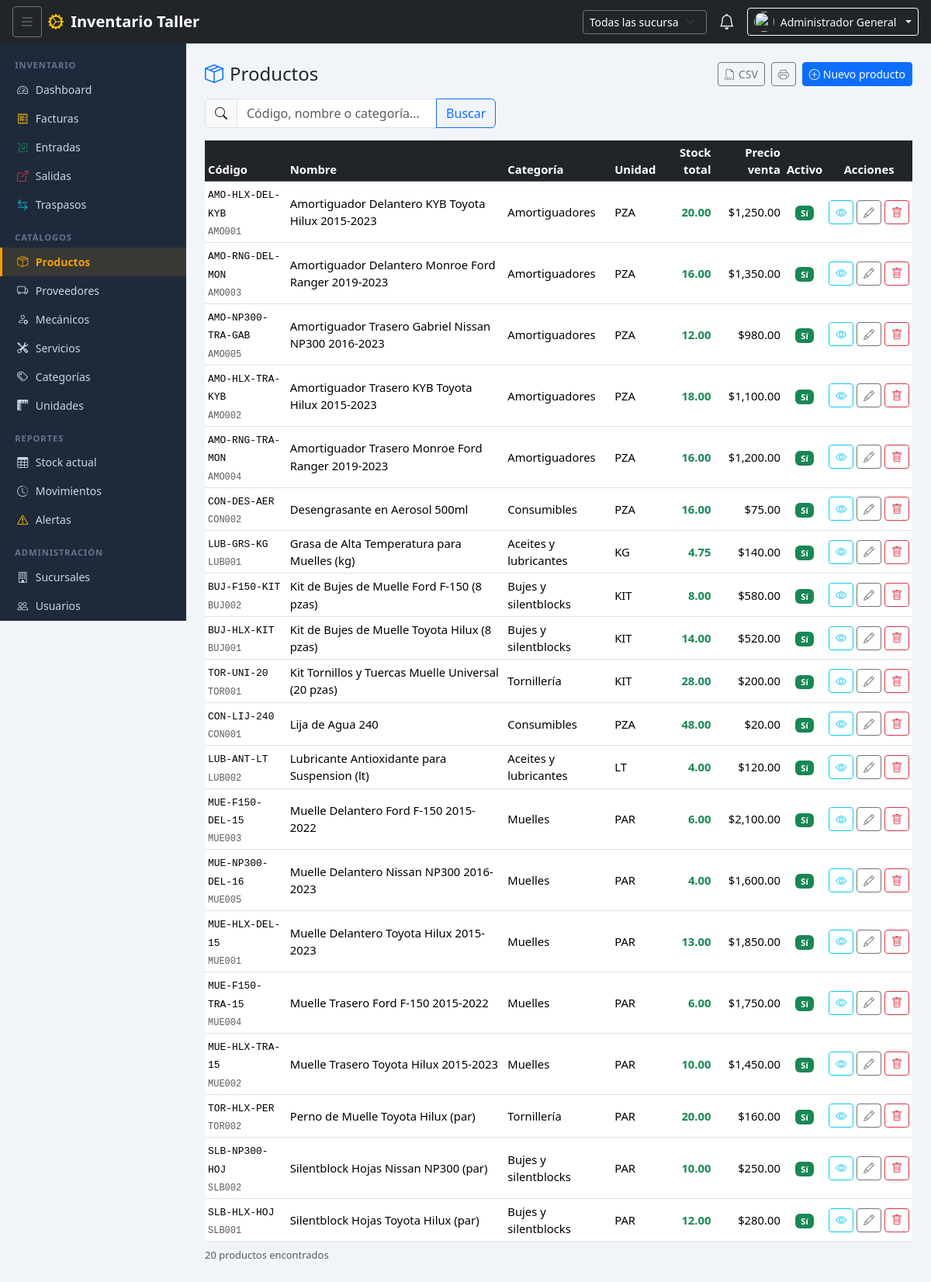
Screenshot of /?modulo=productos (signed in) with the database file from the repository.
### tables this page shows
CREATE TABLE `productos` (
  `id` int(10) unsigned NOT NULL AUTO_INCREMENT,
  `codigo` varchar(60) NOT NULL,
  `codigo_alterno` varchar(60) DEFAULT NULL,
  `nombre` varchar(200) NOT NULL,
  `descripcion` text DEFAULT NULL,
  `categoria_id` smallint(5) unsigned DEFAULT NULL,
  `unidad_id` tinyint(3) unsigned NOT NULL DEFAULT 1,
  `proveedor_id` int(10) unsigned DEFAULT NULL,
  `precio_costo` decimal(12,2) NOT NULL DEFAULT 0.00,
  `precio_venta` decimal(12,2) NOT NULL DEFAULT 0.00,
  `stock_minimo` decimal(10,3) NOT NULL DEFAULT 1.000,
  `activo` tinyint(1) NOT NULL DEFAULT 1,
  `created_at` datetime NOT NULL DEFAULT current_timestamp(),
  `updated_at` datetime NOT NULL DEFAULT current_timestamp() ON UPDATE current_timestamp(),
  PRIMARY KEY (`id`),
  UNIQUE KEY `uq_prod_codigo` (`codigo`),
  KEY `idx_prod_codigo_alt` (`codigo_alterno`),
  KEY `idx_prod_categoria` (`categoria_id`),
  KEY `idx_prod_nombre` (`nombre`),
  KEY `fk_prod_uni` (`unidad_id`),
  KEY `fk_prod_prov` (`proveedor_id`),
  CONSTRAINT `fk_prod_cat` FOREIGN KEY (`categoria_id`) REFERENCES `categorias` (`id`) ON DELETE SET NULL ON UPDATE CASCADE,
  CONSTRAINT `fk_prod_prov` FOREIGN KEY (`proveedor_id`) REFERENCES `proveedores` (`id`) ON DELETE SET NULL ON UPDATE CASCADE,
  CONSTRAINT `fk_prod_uni` FOREIGN KEY (`unidad_id`) REFERENCES `unidades` (`id`) ON UPDATE CASCADE
);

CREATE TABLE `categorias` (
  `id` smallint(5) unsigned NOT NULL AUTO_INCREMENT,
  `nombre` varchar(80) NOT NULL,
  `descripcion` varchar(255) DEFAULT NULL,
  `activa` tinyint(1) NOT NULL DEFAULT 1,
  PRIMARY KEY (`id`),
  UNIQUE KEY `uq_cat_nombre` (`nombre`)
);

CREATE TABLE `unidades` (
  `id` tinyint(3) unsigned NOT NULL AUTO_INCREMENT,
  `clave` varchar(10) NOT NULL,
  `nombre` varchar(40) NOT NULL,
  PRIMARY KEY (`id`),
  UNIQUE KEY `uq_uni_clave` (`clave`)
);

### core/Controller.php (called while the page is built, shortened)
<?php
class Controller
{
    protected function render(string $vista, array $datos = []): void
    {
        require_once BASE_PATH . '/shared/views/layout.php';
    }
    protected function getInt(string $key, int $default = 0): int
    {
        return (int) ($_GET[$key] ?? $default);
    }
    protected function getStr(string $key, string $default = ''): string
    {
        return trim(strip_tags($_GET[$key] ?? $default));
    }
}

### modules/productos/ProductoController.php (called while the page is built, shortened)
<?php
require_once BASE_PATH . '/core/Controller.php';
require_once BASE_PATH . '/modules/productos/ProductoModel.php';
class ProductoController extends Controller
{
    private ProductoModel $model;
    public function __construct()
    {
        $this->model = new ProductoModel();
    }
    public function index(): void
    {
        $sucursal_id = Auth::sucursalFiltro();
        $buscar      = $this->getStr('buscar');
        $pagina      = max(1, $this->getInt('pagina', 1));
        $paginacion = $this->model->listar($sucursal_id, $buscar, $pagina);
        $this->render('productos/lista', compact(
            'titulo', 'paginacion', 'buscar', 'sucursal_id'
        ));
    }
}

### core/Router.php (called while the page is built, shortened)
<?php
class Router
{
    public static function dispatch(): void
    {
        $accion = filter_input(INPUT_GET, 'accion', FILTER_SANITIZE_SPECIAL_CHARS) ?? 'index';
        $controller = new $clase();
        $metodo = self::sanitizarMetodo($accion);
        $controller->$metodo();
    }
    private static function sanitizarMetodo(string $accion): string
    {
        $partes = explode('_', preg_replace('/[^a-z0-9_]/', '', strtolower($accion)));
        $metodo = array_shift($partes);
        return $metodo;
    }
}

### index.php (called while the page is built, shortened)
<?php
require_once BASE_PATH . '/core/Session.php';
require_once BASE_PATH . '/core/Auth.php';
require_once BASE_PATH . '/core/Model.php';
require_once BASE_PATH . '/core/Controller.php';
require_once BASE_PATH . '/core/Router.php';
Router::dispatch();

### core/Session.php (called while the page is built, shortened)
<?php
class Session
{
    public static function get(string $key, mixed $default = null): mixed
    {
        return $_SESSION[$key] ?? $default;
    }
}

### core/Auth.php (called while the page is built, shortened)
<?php
class Auth
{
    public static function tienePermiso(string $permiso): bool
    {
        $rol = Session::get('usuario_rol');
        $permisos = PERMISOS[$rol] ?? [];
        return in_array('*', $permisos) || in_array($permiso, $permisos);
    }
    public static function esAdmin(): bool
    {
        return Session::get('usuario_rol') === ROL_ADMIN;
    }
    public static function sucursalFiltro(): ?int
    {
        if (self::esAdmin()) {
            $sid = filter_input(INPUT_GET, 'sucursal_id', FILTER_VALIDATE_INT);
            return $sid ?: null;
        }
        return (int) Session::get('usuario_sucursal_id');
    }
}

### config/database.example.php (called while the page is built, shortened)
<?php
class Database
{
    private static ?PDO $instance = null;
    public static function getInstance(): PDO
    {
        if (self::$instance === null) {
            $dsn = sprintf(
                'mysql:host=%s;dbname=%s;charset=%s',
                DB_HOST, DB_NAME, DB_CHARSET
            );
            self::$instance = new PDO($dsn, DB_USER, DB_PASS, [
                PDO::ATTR_ERRMODE            => PDO::ERRMODE_EXCEPTION,
                PDO::ATTR_DEFAULT_FETCH_MODE => PDO::FETCH_ASSOC,
                PDO::ATTR_EMULATE_PREPARES   => false,
            ]);
        }
        return self::$instance;
    }
}

### modules/productos/ProductoModel.php (called while the page is built, shortened)
<?php
require_once BASE_PATH . '/core/Model.php';
class ProductoModel extends Model
{
    public function listar(?int $sucursal_id, string $buscar, int $pagina): array
    {
        $params = [];
        $where  = ['p.activo = 1'];
        if ($sucursal_id !== null) {
            $stockExpr       = 'COALESCE(ss.cantidad, 0)';
            $stockJoin       = "LEFT JOIN stock_sucursal ss ON ss.producto_id = p.id AND ss.sucursal_id = :suc_id";
            $params[':suc_id'] = $sucursal_id;
        } else {
            $stockExpr = 'COALESCE(stot.total_stock, 0)';
            $stockJoin = 'LEFT JOIN (SELECT producto_id, SUM(cantidad) AS total_stock FROM stock_sucursal GROUP BY producto_id) stot ON stot.producto_id = p.id';
        }
        $whereSQL = implode(' AND ', $where);
        $sql = "SELECT
                    p.id,
                    p.codigo,
                    p.codigo_alterno,
                    p.nombre,
                    p.precio_venta,
                    p.stock_minimo,
                    p.activo,
                    c.nombre   AS categoria,
                    u.clave    AS unidad_clave,
                    u.nombre   AS unidad_nombre,
                    {$stockExpr} AS stock_actual
                FROM productos p
                LEFT JOIN categorias c ON c.id = p.categoria_id
                LEFT JOIN unidades   u ON u.id = p.unidad_id
                {$stockJoin}
                WHERE {$whereSQL}
                ORDER BY p.nombre ASC";
        return $this->paginar($sql, $params, $pagina, 20);
    }
}

### core/Model.php (called while the page is built, shortened)
<?php
class Model
{
    protected PDO $db;
    public function __construct()
    {
        $this->db = Database::getInstance();
    }
    protected function query(string $sql, array $params = []): PDOStatement
    {
        $stmt = $this->db->prepare($sql);
        $stmt->execute($params);
        return $stmt;
    }
    protected function fetchAll(string $sql, array $params = []): array
    {
        return $this->query($sql, $params)->fetchAll();
    }
    protected function fetchColumn(string $sql, array $params = []): mixed
    {
        return $this->query($sql, $params)->fetchColumn();
    }
    public function paginar(string $sql, array $params, int $pagina, int $porPagina = 20): array
    {
        $total = (int) $this->fetchColumn(
            "SELECT COUNT(*) FROM ({$sql}) AS _t",
            $params
        );
        $offset = ($pagina - 1) * $porPagina;
        $filas  = $this->fetchAll(
            "{$sql} LIMIT {$porPagina} OFFSET {$offset}",
            $params
        );
        return [
            'filas'       => $filas,
            'total'       => $total,
            'pagina'      => $pagina,
            'por_pagina'  => $porPagina,
            'total_paginas' => max(1, (int) ceil($total / $porPagina)),
        ];
    }
}

### modules/productos/views/lista.php (the view, shortened to what this page needs)
<?php
$filas        = $paginacion['filas'];
$totalRegistros = $paginacion['total'];
?>
<div class="d-flex align-items-center justify-content-between mb-3 flex-wrap gap-2">
    <h4 class="mb-0"><i class="bi bi-box-seam me-2 text-primary"></i>Productos</h4>
    <div class="d-flex gap-2 flex-wrap">
        <a href="<?= $appUrl ?>/?modulo=productos&accion=exportar_csv<?= $sucursal_id ? '&sucursal_id=' . (int) $sucursal_id : '' ?>"
           class="btn btn-sm btn-outline-secondary" title="Exportar CSV">
            <i class="bi bi-filetype-csv me-1"></i>CSV
        </a>
        <button type="button" class="btn btn-sm btn-outline-secondary" onclick="window.print()" title="Imprimir">
            <i class="bi bi-printer"></i>
        </button>
        <?php if (Auth::tienePermiso('productos.editar')): ?>
        <a href="<?= $appUrl ?>/?modulo=productos&accion=nuevo" class="btn btn-primary btn-sm">
            <i class="bi bi-plus-circle me-1"></i>Nuevo producto
        </a>
        <?php endif; ?>
    </div>
</div>
<form method="GET" action="<?= $appUrl ?>/" class="row g-2 mb-3" id="formBuscar">
    <div class="col-12 col-md-7 col-lg-5">
        <div class="input-group">
            <span class="input-group-text"><i class="bi bi-search"></i></span>
            <input type="text" name="buscar" id="campoBuscar"
                   class="form-control"
                   placeholder="Código, nombre o categoría…"
                   value="<?= htmlspecialchars($buscar) ?>"
                   autocomplete="off">
            <button type="submit" class="btn btn-outline-primary">Buscar</button>
        </div>
    </div>
</form>
<div class="table-responsive">
    <table class="table table-hover table-sm align-middle mb-2">
        <thead class="table-dark">
            <tr>
                <th>Código</th>
                <th>Nombre</th>
                <th>Categoría</th>
                <th>Unidad</th>
                <th class="text-end">Stock<?= $sucursal_id ? '' : ' total' ?></th>
                <th class="text-end">Precio venta</th>
                <th class="text-center">Activo</th>
                <th class="text-center">Acciones</th>
            </tr>
        </thead>
        <tbody>
        <?php if (empty($filas)): ?>
            <tr>
                <td colspan="8" class="text-center text-muted py-4">
                    <i class="bi bi-inbox fs-3 d-block mb-1"></i>
                    <?= $buscar !== '' ? 'Sin resultados para "' . htmlspecialchars($buscar) . '"' : 'No hay productos registrados.' ?>
                </td>
            </tr>
        <?php else: ?>
            <?php foreach ($filas as $p): ?>
            <?php
                $stockBajo = (float) $p['stock_actual'] < (float) $p['stock_minimo'];
            ?>
            <tr>
                <td>
                    <span class="font-monospace small"><?= htmlspecialchars($p['codigo']) ?></span>
                    <?php if (!empty($p['codigo_alterno'])): ?>
                    <br><span class="text-muted font-monospace" style="font-size:.75rem"><?= htmlspecialchars($p['codigo_alterno']) ?></span>
                    <?php endif; ?>
                </td>
                <td><?= htmlspecialchars($p['nombre']) ?></td>
                <td><?= htmlspecialchars($p['categoria'] ?? '—') ?></td>
                <td><?= htmlspecialchars($p['unidad_clave'] ?? '—') ?></td>
                <td class="text-end">
                    <span class="fw-semibold <?= $stockBajo ? 'text-danger' : 'text-success' ?>">
                        <?= number_format((float) $p['stock_actual'], 2) ?>
                    </span>
                </td>
                <td class="text-end">$<?= number_format((float) $p['precio_venta'], 2) ?></td>
                <td class="text-center">
                    <?php if ($p['activo']): ?>
                        <span class="badge bg-success">Sí</span>
                    <?php else: ?>
                        <span class="badge bg-secondary">No</span>
                    <?php endif; ?>
                </td>
                <td class="text-center text-nowrap">
                    <a href="<?= $appUrl ?>/?modulo=productos&accion=detalle&id=<?= $p['id'] ?>"
                       class="btn btn-sm btn-outline-info" title="Ver detalle">
                        <i class="bi bi-eye"></i>
                    </a>
                    <?php if (Auth::tienePermiso('productos.editar')): ?>
                    <a href="<?= $appUrl ?>/?modulo=productos&accion=editar&id=<?= $p['id'] ?>"
                       class="btn btn-sm btn-outline-secondary" title="Editar">
                        <i class="bi bi-pencil"></i>
                    </a>
                    <?php endif; ?>
                    <?php if (Auth::esAdmin()): ?>
                    <form method="POST" action="<?= $appUrl ?>/?modulo=productos&accion=eliminar"
                          class="d-inline formEliminar">
                        <button type="submit" class="btn btn-sm btn-outline-danger"
                                title="Eliminar"
                                data-nombre="<?= htmlspecialchars($p['nombre']) ?>">
                            <i class="bi bi-trash"></i>
                        </button>
                    </form>
                    <?php endif; ?>
                </td>
            </tr>
            <?php endforeach; ?>
        <?php endif; ?>
        </tbody>
    </table>
</div>
<div class="d-flex align-items-center justify-content-between flex-wrap gap-2">
    <small class="text-muted">
        <?= number_format($totalRegistros) ?> producto<?= $totalRegistros !== 1 ? 's' : '' ?> encontrado<?= $totalRegistros !== 1 ? 's' : '' ?>
    </small>
</div>

### assets/css/app.css (style rules this page uses)
:root { --sidebar-width: 240px; --navbar-height: 56px; --color-primary: #f59e0b; --color-sidebar-bg: #1e2a3a; --color-sidebar-text: #cbd5e1; --color-sidebar-active: #f59e0b; }
body { background: #f1f5f9; font-size: .925rem; }

### rows the page displays
productos: codigo "AMO-HLX-DEL-KYB", codigo_alterno "AMO001", nombre "Amortiguador Delantero KYB Toyota Hilux 2015-2023", categoria.nombre "Amortiguadores", unidad.clave "PZA", stock_actual "20.00", precio_venta "1,250.00", activo "Sí"
productos: codigo "AMO-RNG-DEL-MON", codigo_alterno "AMO003", nombre "Amortiguador Delantero Monroe Ford Ranger 2019-2023", categoria.nombre "Amortiguadores", unidad.clave "PZA", stock_actual "16.00", precio_venta "1,350.00", activo "Sí"
productos: codigo "AMO-NP300-TRA-GAB", codigo_alterno "AMO005", nombre "Amortiguador Trasero Gabriel Nissan NP300 2016-2023", categoria.nombre "Amortiguadores", unidad.clave "PZA", stock_actual "12.00", precio_venta "980.00", activo "Sí"
productos: codigo "AMO-HLX-TRA-KYB", codigo_alterno "AMO002", nombre "Amortiguador Trasero KYB Toyota Hilux 2015-2023", categoria.nombre "Amortiguadores", unidad.clave "PZA", stock_actual "18.00", precio_venta "1,100.00", activo "Sí"
productos: codigo "AMO-RNG-TRA-MON", codigo_alterno "AMO004", nombre "Amortiguador Trasero Monroe Ford Ranger 2019-2023", categoria.nombre "Amortiguadores", unidad.clave "PZA", stock_actual "16.00", precio_venta "1,200.00", activo "Sí"
productos: codigo "CON-DES-AER", codigo_alterno "CON002", nombre "Desengrasante en Aerosol 500ml", categoria.nombre "Consumibles", unidad.clave "PZA", stock_actual "16.00", precio_venta "75.00", activo "Sí", id "20"
productos: codigo "LUB-GRS-KG", codigo_alterno "LUB001", nombre "Grasa de Alta Temperatura para Muelles (kg)", categoria.nombre "Aceites y lubricantes", unidad.clave "KG", stock_actual "4.75", precio_venta "140.00", activo "Sí"
productos: codigo "BUJ-F150-KIT", codigo_alterno "BUJ002", nombre "Kit de Bujes de Muelle Ford F-150 (8 pzas)", categoria.nombre "Bujes y silentblocks", unidad.clave "KIT", stock_actual "8.00", precio_venta "580.00", activo "Sí"
productos: codigo "BUJ-HLX-KIT", codigo_alterno "BUJ001", nombre "Kit de Bujes de Muelle Toyota Hilux (8 pzas)", categoria.nombre "Bujes y silentblocks", unidad.clave "KIT", stock_actual "14.00", precio_venta "520.00", activo "Sí"
productos: codigo "TOR-UNI-20", codigo_alterno "TOR001", nombre "Kit Tornillos y Tuercas Muelle Universal (20 pzas)", categoria.nombre "Tornillería", unidad.clave "KIT", stock_actual "28.00", precio_venta "200.00", activo "Sí"
productos: codigo "CON-LIJ-240", codigo_alterno "CON001", nombre "Lija de Agua 240", categoria.nombre "Consumibles", unidad.clave "PZA", stock_actual "48.00", precio_venta "20.00", activo "Sí"
productos: codigo "LUB-ANT-LT", codigo_alterno "LUB002", nombre "Lubricante Antioxidante para Suspension (lt)", categoria.nombre "Aceites y lubricantes", unidad.clave "LT", stock_actual "4.00", precio_venta "120.00", activo "Sí"
productos: codigo "MUE-F150-DEL-15", codigo_alterno "MUE003", nombre "Muelle Delantero Ford F-150 2015-2022", categoria.nombre "Muelles", unidad.clave "PAR", stock_actual "6.00", precio_venta "2,100.00", activo "Sí"
productos: codigo "MUE-NP300-DEL-16", codigo_alterno "MUE005", nombre "Muelle Delantero Nissan NP300 2016-2023", categoria.nombre "Muelles", unidad.clave "PAR", stock_actual "4.00", precio_venta "1,600.00", activo "Sí"
productos: codigo "MUE-HLX-DEL-15", codigo_alterno "MUE001", nombre "Muelle Delantero Toyota Hilux 2015-2023", categoria.nombre "Muelles", unidad.clave "PAR", stock_actual "13.00", precio_venta "1,850.00", activo "Sí"
productos: codigo "MUE-F150-TRA-15", codigo_alterno "MUE004", nombre "Muelle Trasero Ford F-150 2015-2022", categoria.nombre "Muelles", unidad.clave "PAR", stock_actual "6.00", precio_venta "1,750.00", activo "Sí"
productos: codigo "MUE-HLX-TRA-15", codigo_alterno "MUE002", nombre "Muelle Trasero Toyota Hilux 2015-2023", categoria.nombre "Muelles", unidad.clave "PAR", stock_actual "10.00", precio_venta "1,450.00", activo "Sí"
productos: codigo "TOR-HLX-PER", codigo_alterno "TOR002", nombre "Perno de Muelle Toyota Hilux (par)", categoria.nombre "Tornillería", unidad.clave "PAR", stock_actual "20.00", precio_venta "160.00", activo "Sí"
productos: codigo "SLB-NP300-HOJ", codigo_alterno "SLB002", nombre "Silentblock Hojas Nissan NP300 (par)", categoria.nombre "Bujes y silentblocks", unidad.clave "PAR", stock_actual "10.00", precio_venta "250.00", activo "Sí"
productos: codigo "SLB-HLX-HOJ", codigo_alterno "SLB001", nombre "Silentblock Hojas Toyota Hilux (par)", categoria.nombre "Bujes y silentblocks", unidad.clave "PAR", stock_actual "12.00", precio_venta "280.00", activo "Sí"

### other values shown
$appName "Inventario Taller"
$usuario['nombre'] "Administrador General"
